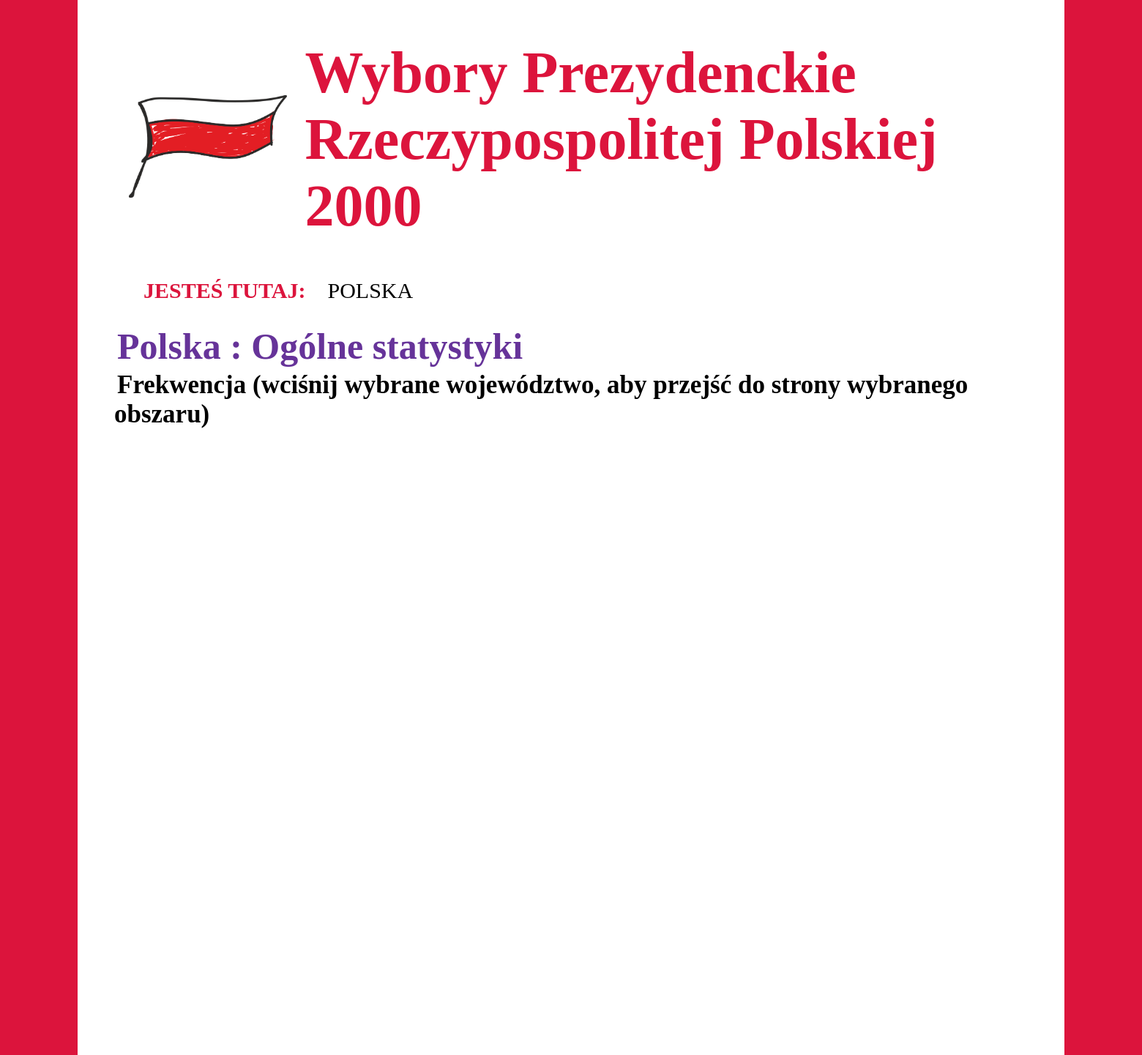
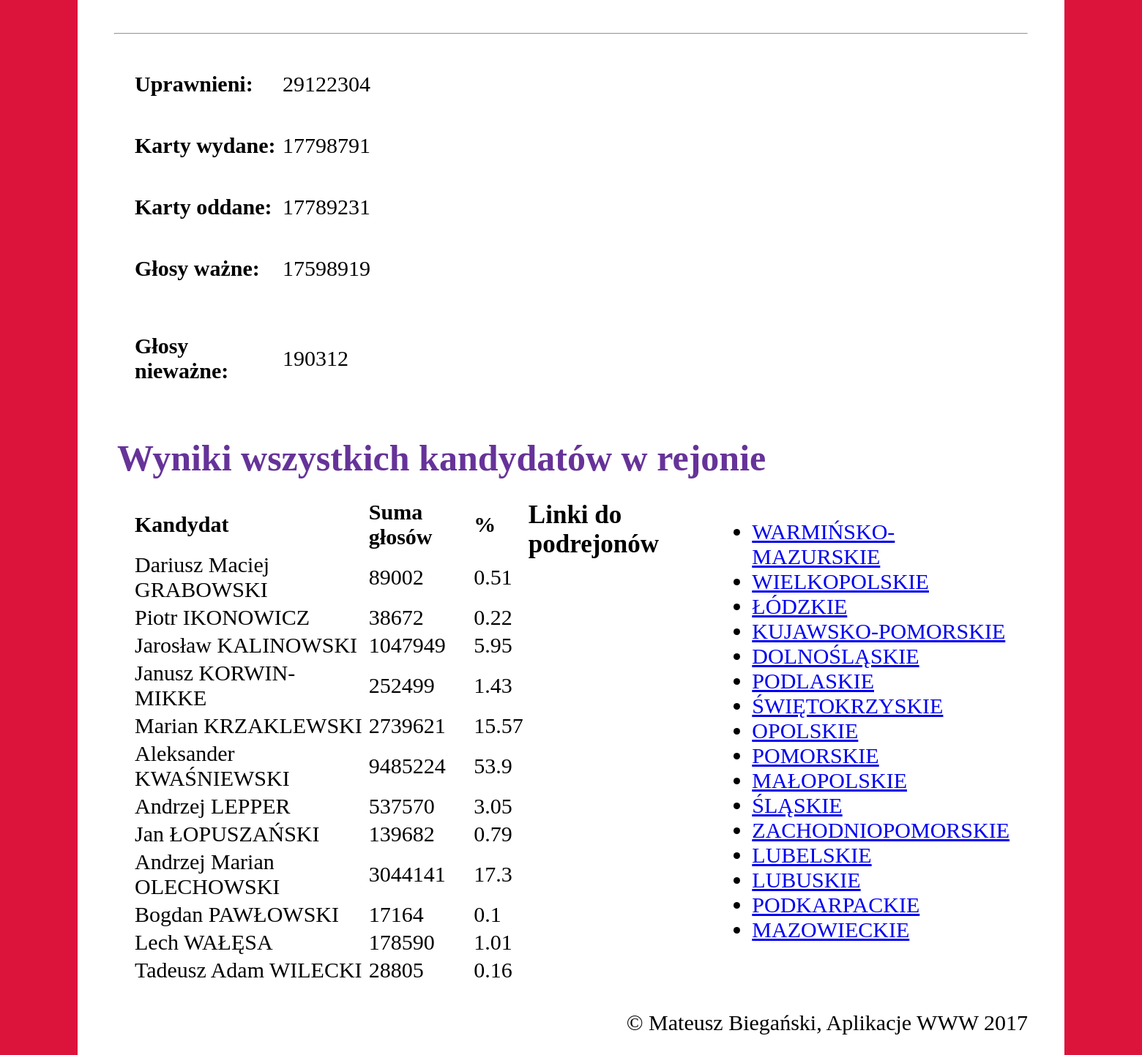
The page / on the database its author committed (2 pictures, top to bottom).
### pkw/models.py (models this page shows, shortened)
class Kandydat(models.Model):
    skrot = models.CharField(max_length=20, primary_key=True)
    pelna_godnosc = models.CharField(max_length=50)

class Wybory(models.Model):
    wojewodztwo = models.CharField(max_length=30)
    okreg = models.IntegerField()
    kod_gminy = models.IntegerField()
    gmina = models.CharField(max_length=30)
    powiat = models.CharField(max_length=30)
    obwody = models.IntegerField()
    uprawnieni = models.IntegerField()
    wydane = models.IntegerField()
    oddane = models.IntegerField()
    niewazne = models.IntegerField()
    wazne = models.IntegerField()
    grabowski = models.IntegerField()
    ikonowicz = models.IntegerField()
    kalinowski = models.IntegerField()
    korwin = models.IntegerField()
    krzaklewski = models.IntegerField()
    kwasniewski = models.IntegerField()
    lepper = models.IntegerField()
    lopuszanski = models.IntegerField()
    olechowski = models.IntegerField()
    pawlowski = models.IntegerField()
    walesa = models.IntegerField()
    wilecki = models.IntegerField()

### pkw/views.py (the view)
# urls.py: path('', views.kraj, name='kraj'), # strona główna
def kraj(request):
    ile_wszystkich = Wybory.objects.aggregate(sum=Sum('wazne'))['sum']
    statystyki_ogolne = utility.daj_statystyki_ogolne('kraj', 'cokolwiek')
    statystyki_kandydatow = utility.daj_statystyki_kandydatow('kraj', 'cokolwiek', ile_wszystkich)
    lista_linkow = set([])
    for el in Wybory.objects.all():
        lista_linkow.add(el.wojewodztwo)
    frekwencja = utility.daj_frekwencje_wojewodztw()
    return render(request, 'pkw/kraj.html', {
        'ile_wszystkich': ile_wszystkich,
        'stat_ogolne': statystyki_ogolne,
        'stat_kandydatow': statystyki_kandydatow,
        'lista_linkow': lista_linkow,
        'frekwencja': frekwencja,
    })

### pkw/utility.py (called while the page is built)
def daj_statystyki_kandydatow(nazwa_jednostki, jednostka, ile_wszystkich):
    wyniki = Kandydat.objects.values()
    wybory = Wybory.objects.all()
    for kand in wyniki:
        if nazwa_jednostki != 'kraj':
            suma = wybory.filter(**{nazwa_jednostki: jednostka}).aggregate(sum=Sum(kand['skrot']))['sum']
        else:
            suma = wybory.aggregate(sum=Sum(kand['skrot']))['sum']
        kand['suma'] = suma
        kand['procenty'] = round((suma / ile_wszystkich) * 100, 2)
    return wyniki

def daj_statystyki_ogolne(nazwa_jednostki, jednostka):
    lista = Wybory.objects.all()
    if nazwa_jednostki != 'kraj':
        lista = lista.filter(**{nazwa_jednostki: jednostka})
    if not lista:
        raise Http404
    return {
        'uprawnieni': lista.aggregate(sum=Sum('uprawnieni'))['sum'],
        'wydane': lista.aggregate(sum=Sum('wydane'))['sum'],
        'oddane': lista.aggregate(sum=Sum('oddane'))['sum'],
        'wazne': lista.aggregate(sum=Sum('wazne'))['sum'],
        'niewazne': lista.aggregate(sum=Sum('niewazne'))['sum'],
        'frekwencja': round(
            (lista.aggregate(sum=Sum('wydane'))['sum']
             / lista.aggregate(sum=Sum('uprawnieni'))['sum']) * 100, 2),
    }

def daj_frekwencje_wojewodztw():
    wyb = Wybory.objects.all()
    wojewodztwa = set([])
    wyn = []
    for el in wyb:
        wojewodztwa.add(el.wojewodztwo)
    for woj in wojewodztwa:
        ile = wyb.filter(wojewodztwo=woj).aggregate(sum=Sum('wazne'))['sum']
        wyn.append((woj, ile))
    return wyn

### pkw/templates/pkw/kraj.html
{% extends 'pkw/szkielet.html' %}
{% block nawigacja %}
    <li> POLSKA</li>
{% endblock %}
{% block rejon %}
    Polska
{% endblock %}
{% block kraj_wykres %}
    <h3>
        Frekwencja (wciśnij wybrane województwo, aby przejść do strony wybranego obszaru)
    </h3>
    <div id="regions_div" style="width: 1500px; height: 800px; margin: 50px;"></div>
    <hr>
{% endblock %}
{% block podjednostki_linki %}
    <ul>
        {% for link in lista_linkow %}
            <li><a href="{% url 'pkw:woj' link %}">{{ link }} </a></li>
        {% endfor %}
    </ul>
{% endblock %}

### pkw/templates/pkw/szkielet.html (shortened to what this page needs)
<!DOCTYPE html>
{% load static %}
<html>
<head>
    <link rel="stylesheet" type="text/css" href="{% static 'pkw/style.css' %}"/>
</head>
<body>
<div class="bodywrapper">
    <header>
        <div id="flaga">
        </div>
        <h1>Wybory Prezydenckie Rzeczypospolitej Polskiej 2000</h1>
    </header>
    <article>
        <nav>
            <ul>
                <li style="font-weight: bold;color: crimson">JESTEŚ TUTAJ:&emsp;</li>
                {% block nawigacja %}
                {% endblock %}
            </ul>
        </nav>
        <section>
            <header>
                <h2>{% block rejon %}{% endblock %}: Ogólne statystyki</h2>
            </header>
            {% block kraj_wykres %}
            {% endblock %}
            <div class="section_zawartosc">
                {% block statystyki_ogolne %}
                    <table style="font-size: 30px;text-align: left">
                        <tr>
                            <th>Uprawnieni:</th>
                            <td>{{ stat_ogolne.uprawnieni }}</td>
                        </tr>
                        <tr>
                            <th>Karty wydane:</th>
                            <td>{{ stat_ogolne.wydane }}</td>
                        </tr>
                        <tr>
                            <th>Karty oddane:</th>
                            <td>{{ stat_ogolne.oddane }}</td>
                        </tr>
                        <tr>
                            <th>Głosy ważne:</th>
                            <td>{{ stat_ogolne.wazne }}</td>
                        </tr>
                        <tr>
                            <th>Głosy nieważne:</th>
                            <td>{{ stat_ogolne.niewazne }}</td>
                        </tr>
                    </table>
                {% endblock %}
                {% block wykres_wynikow %}
                    <div id="piechart" style="width: 900px; height: 500px;"></div>
                {% endblock %}
            </div>
        </section>
        <section>
            <header>
                <h2>Wyniki wszystkich kandydatów w rejonie</h2>
            </header>
            <div class="section_zawartosc">
                {% block statystyki_kandydatow %}
                    <table style="font-size: 30px;text-align: left">
                        <tr>
                            <th>Kandydat</th>
                            <th>Suma głosów</th>
                            <th>%</th>
                        </tr>
                        {% for kand in stat_kandydatow %}
                            <tr>
                                <td>{{ kand.pelna_godnosc }}</td>
                                <td>{{ kand.suma }}</td>
                                <td>{{ kand.procenty }}</td>
                            </tr>
                        {% endfor %}
                    </table>
                {% endblock %}
                <h3>Linki do podrejonów</h3>
                {% block podjednostki_linki %}
                {% endblock %}
            </div>
        </section>
    </article>
    <footer>
        <p>&copy; Mateusz Biegański, Aplikacje WWW 2017</p>
    </footer>
</div>
</body>
</html>

### pkw/static/pkw/style.css (style rules this page uses)
body { background-color: crimson; margin: 0; position: center; font-size: 30px; }
.section_zawartosc { margin: 20px; padding: 5px; display: flex; justify-content: space-between; }
#flaga { background: url('images/flaga.png') no-repeat left; background-size: contain; padding: 0; margin: 0 20px; width: 400px; height: 300px; }
.bodywrapper > header { display: flex; justify-content: space-between; }
.bodywrapper { margin: auto; background-color: white; max-width: 80%; min-height: 100%; padding: 50px; }
nav { border-bottom: black; border-top: black; }
nav ul { font-size: 30px; display: flex; list-style-type: none; }
h1 { margin: 4px; color: crimson; font-size: 80px; }
h2 { color: rebeccapurple; font-size: 50px; margin: 4px; }
h3 { display: inline; font-size: 35px; margin: 4px; }
footer { text-align: right; }

### rows shown on the page
Kandydat: pelna_godnosc "Dariusz Maciej GRABOWSKI", suma "89002", procenty "0.51"
Kandydat: pelna_godnosc "Piotr IKONOWICZ", suma "38672", procenty "0.22"
Kandydat: pelna_godnosc "Jarosław KALINOWSKI", suma "1047949", procenty "5.95"
Kandydat: pelna_godnosc "Janusz KORWIN-MIKKE", suma "252499", procenty "1.43"
Kandydat: pelna_godnosc "Marian KRZAKLEWSKI", suma "2739621", procenty "15.57"
Kandydat: pelna_godnosc "Aleksander KWAŚNIEWSKI", suma "9485224", procenty "53.9"
Kandydat: pelna_godnosc "Andrzej LEPPER", suma "537570", procenty "3.05"
Kandydat: pelna_godnosc "Jan ŁOPUSZAŃSKI", suma "139682", procenty "0.79"
Kandydat: pelna_godnosc "Andrzej Marian OLECHOWSKI", suma "3044141", procenty "17.3"
Kandydat: pelna_godnosc "Bogdan PAWŁOWSKI", suma "17164", procenty "0.1"
Kandydat: pelna_godnosc "Lech WAŁĘSA", suma "178590", procenty "1.01"
Kandydat: pelna_godnosc "Tadeusz Adam WILECKI", suma "28805", procenty "0.16"
Wybory: lista_linkow "WARMIŃSKO-MAZURSKIE"
Wybory: lista_linkow "WIELKOPOLSKIE"
Wybory: lista_linkow "ŁÓDZKIE"
Wybory: lista_linkow "KUJAWSKO-POMORSKIE"
Wybory: lista_linkow "DOLNOŚLĄSKIE"
Wybory: lista_linkow "PODLASKIE"
Wybory: lista_linkow "ŚWIĘTOKRZYSKIE"
Wybory: lista_linkow "OPOLSKIE"
Wybory: lista_linkow "POMORSKIE"
Wybory: lista_linkow "MAŁOPOLSKIE"
Wybory: lista_linkow "ŚLĄSKIE"
Wybory: lista_linkow "ZACHODNIOPOMORSKIE"
Wybory: lista_linkow "LUBELSKIE"
Wybory: lista_linkow "LUBUSKIE"
Wybory: lista_linkow "PODKARPACKIE"
Wybory: lista_linkow "MAZOWIECKIE"

### other values the page prints
{{ stat_ogolne.uprawnieni }} "29122304"
{{ stat_ogolne.wydane }} "17798791"
{{ stat_ogolne.oddane }} "17789231"
{{ stat_ogolne.wazne }} "17598919"
{{ stat_ogolne.niewazne }} "190312"
